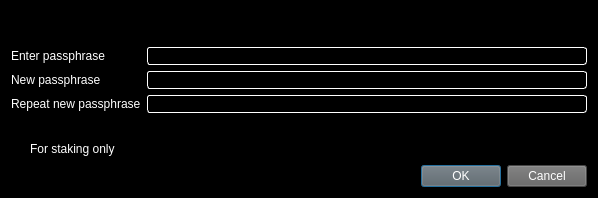
<?xml version="1.0" encoding="UTF-8"?>
<ui version="4.0">
 <class>AskPassphraseDialog</class>
 <widget class="QDialog" name="AskPassphraseDialog">
  <property name="geometry">
   <rect>
    <x>0</x>
    <y>0</y>
    <width>598</width>
    <height>198</height>
   </rect>
  </property>
  <property name="sizePolicy">
   <sizepolicy hsizetype="Preferred" vsizetype="Minimum">
    <horstretch>0</horstretch>
    <verstretch>0</verstretch>
   </sizepolicy>
  </property>
  <property name="minimumSize">
   <size>
    <width>550</width>
    <height>0</height>
   </size>
  </property>
  <property name="windowTitle">
   <string>Passphrase Dialog</string>
  </property>
  <property name="styleSheet">
   <string notr="true">color: rgb(255, 255, 255);
background-color: rgb(0, 0, 0);
alternate-background-color: rgb(0, 0, 0);</string>
  </property>
  <layout class="QVBoxLayout" name="verticalLayout">
   <item>
    <widget class="QLabel" name="warningLabel">
     <property name="textFormat">
      <enum>Qt::RichText</enum>
     </property>
     <property name="wordWrap">
      <bool>true</bool>
     </property>
    </widget>
   </item>
   <item>
    <layout class="QFormLayout" name="formLayout">
     <property name="fieldGrowthPolicy">
      <enum>QFormLayout::AllNonFixedFieldsGrow</enum>
     </property>
     <item row="0" column="0">
      <widget class="QLabel" name="passLabel1">
       <property name="text">
        <string>Enter passphrase</string>
       </property>
      </widget>
     </item>
     <item row="0" column="1">
      <widget class="QLineEdit" name="passEdit1">
       <property name="styleSheet">
        <string notr="true">background: rgb(0,0,0); color: rgb(255,255,255); border: 1px inset white; border-radius: 3px; margin: 0px;</string>
       </property>
       <property name="echoMode">
        <enum>QLineEdit::Password</enum>
       </property>
      </widget>
     </item>
     <item row="1" column="0">
      <widget class="QLabel" name="passLabel2">
       <property name="text">
        <string>New passphrase</string>
       </property>
      </widget>
     </item>
     <item row="1" column="1">
      <widget class="QLineEdit" name="passEdit2">
       <property name="styleSheet">
        <string notr="true">background: rgb(0,0,0); color: rgb(255,255,255); border: 1px inset white; border-radius: 3px; margin: 0px;</string>
       </property>
       <property name="echoMode">
        <enum>QLineEdit::Password</enum>
       </property>
      </widget>
     </item>
     <item row="2" column="0">
      <widget class="QLabel" name="passLabel3">
       <property name="text">
        <string>Repeat new passphrase</string>
       </property>
      </widget>
     </item>
     <item row="2" column="1">
      <widget class="QLineEdit" name="passEdit3">
       <property name="styleSheet">
        <string notr="true">background: rgb(0,0,0); color: rgb(255,255,255); border: 1px inset white; border-radius: 3px; margin: 0px;</string>
       </property>
       <property name="echoMode">
        <enum>QLineEdit::Password</enum>
       </property>
      </widget>
     </item>
     <item row="3" column="1">
      <widget class="QLabel" name="capsLabel">
       <property name="font">
        <font>
         <weight>75</weight>
         <bold>true</bold>
        </font>
       </property>
       <property name="text">
        <string/>
       </property>
       <property name="alignment">
        <set>Qt::AlignCenter</set>
       </property>
      </widget>
     </item>
     <item row="4" column="0">
      <widget class="QCheckBox" name="stakingCheckBox">
       <property name="enabled">
        <bool>true</bool>
       </property>
       <property name="visible">
        <bool>false</bool>
       </property>
       <property name="toolTip">
        <string>Serves to disable the trivial sendmoney when OS account compromised. Provides no real security.</string>
       </property>
       <property name="text">
        <string>For staking only</string>
       </property>
      </widget>
     </item>
    </layout>
   </item>
   <item>
    <widget class="QDialogButtonBox" name="buttonBox">
     <property name="styleSheet">
      <string notr="true">color: rgb(255, 255, 255);
background-color: rgb(98, 98, 98);
alternate-background-color: rgb(98, 98, 98);</string>
     </property>
     <property name="orientation">
      <enum>Qt::Horizontal</enum>
     </property>
     <property name="standardButtons">
      <set>QDialogButtonBox::Cancel|QDialogButtonBox::Ok</set>
     </property>
    </widget>
   </item>
  </layout>
 </widget>
 <resources/>
 <connections>
  <connection>
   <sender>buttonBox</sender>
   <signal>accepted()</signal>
   <receiver>AskPassphraseDialog</receiver>
   <slot>accept()</slot>
   <hints>
    <hint type="sourcelabel">
     <x>248</x>
     <y>254</y>
    </hint>
    <hint type="destinationlabel">
     <x>157</x>
     <y>274</y>
    </hint>
   </hints>
  </connection>
  <connection>
   <sender>buttonBox</sender>
   <signal>rejected()</signal>
   <receiver>AskPassphraseDialog</receiver>
   <slot>reject()</slot>
   <hints>
    <hint type="sourcelabel">
     <x>316</x>
     <y>260</y>
    </hint>
    <hint type="destinationlabel">
     <x>286</x>
     <y>274</y>
    </hint>
   </hints>
  </connection>
 </connections>
</ui>
